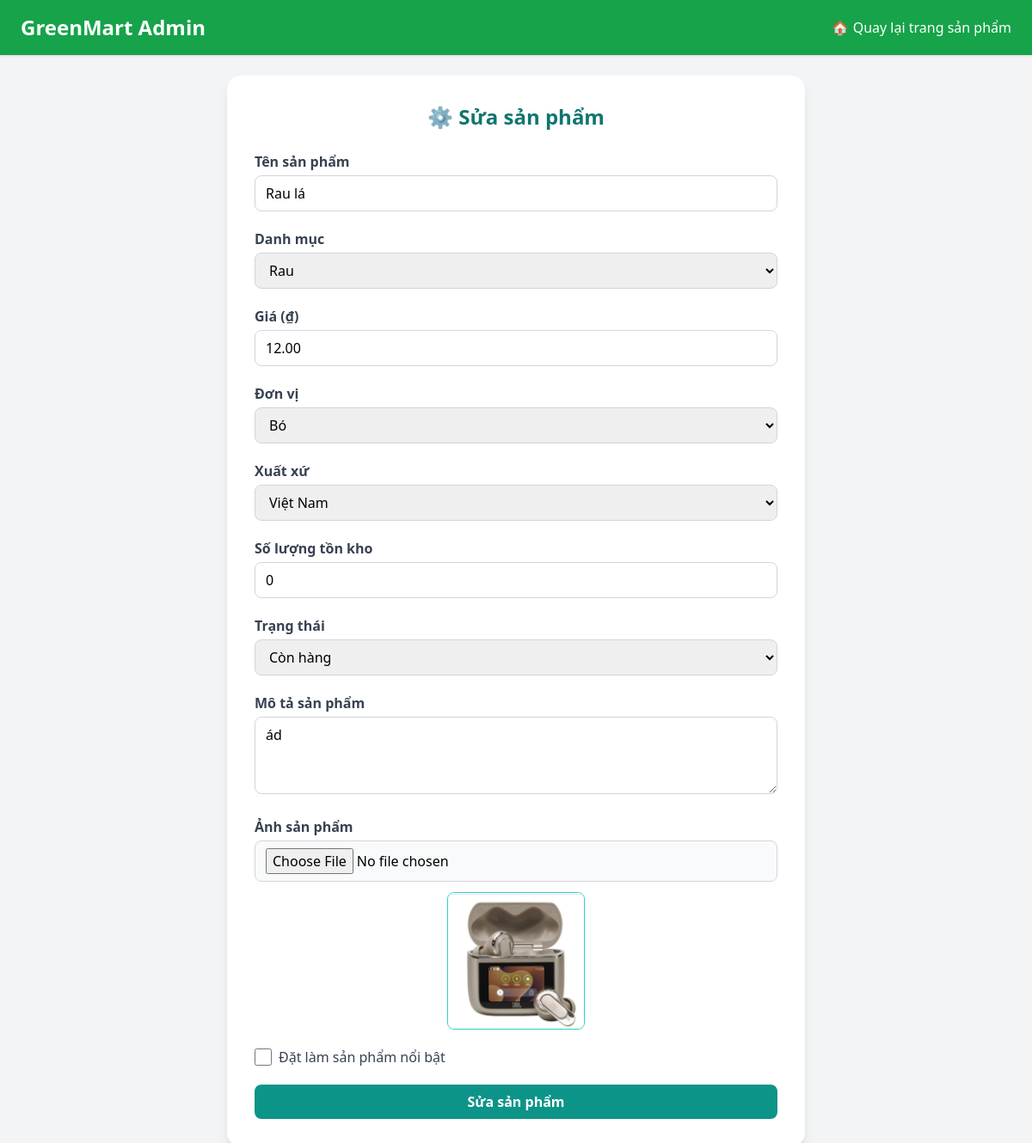
/admin_panel/editProduct/rau-la, run on the app's committed database.
### app/models.py (models this page shows, shortened)
class Product(models.Model):
    UNIT_CHOICES = [
        ("kg", "Kilogram"),
        ("gr", "Gram"),
        ("bó", "Bó"),
        ("túi", "Túi"),
        ("quả", "Quả"),
    ]
    STATUS_CHOICES = [
        ("available", "Còn hàng"),
        ("out_of_stock", "Hết hàng"),
        ("hidden", "Ẩn"),
    ]
    name = models.CharField(max_length=200)
    slug = models.SlugField(max_length=200, unique=True, blank = True)
    category = models.ForeignKey(Category, on_delete=models.CASCADE, related_name="products")
    description = models.TextField(blank=True, null=True)
    price = models.DecimalField(max_digits=10, decimal_places=2)
    unit = models.CharField(max_length=20, choices=UNIT_CHOICES, default="kg")
    stock = models.PositiveIntegerField(default=0)  # số lượng tồn kho
    status = models.CharField(max_length=20, choices=STATUS_CHOICES, default="available")
    origin = models.CharField(max_length=100, choices=Origin.choices, default=Origin.VIETNAM, blank=True, null=True)   # Việt Nam, Úc, Mỹ...
    image = models.ImageField(upload_to="products/", blank=True, null=True)
    is_featured = models.BooleanField(default=False)   # Sản phẩm nổi bật
    created_at = models.DateTimeField(auto_now_add=True)
    updated_at = models.DateTimeField(auto_now=True)
    user = models.ForeignKey(User, on_delete=models.CASCADE, blank= True, null=True)

class Category(models.Model):
    name = models.CharField(max_length=100, unique=True)   # Rau, Củ, Quả, Trái Cây, Nấm, ...
    slug = models.SlugField(max_length=100, blank=True)

### adminpanel/views.py (the view, shortened to what this page needs)
# urls.py: path("editProduct/<slug:slug>", views.edit_product, name="edit_product"),
def edit_product(request, slug):
    categories = Category.objects.all()
    product = Product.objects.get(slug = slug)
    return render(request, 'editProduct.html', {"categories": categories, "product":product})

### adminpanel/templates/editProduct.html (shortened to what this page needs)
<!DOCTYPE html>
<html lang="vi">
<head>
  <script src="https://cdn.tailwindcss.com"></script>
</head>
<body class="bg-gray-100 flex flex-col min-h-screen">
  <nav class="bg-green-600 text-white px-6 py-4 flex justify-between items-center shadow">
      <h1 class="text-2xl font-bold">GreenMart Admin</h1>
      <div class="flex items-center gap-4">
        <a href="/add_product/" class="hover:underline">🏠 Quay lại trang sản phẩm</a>
      </div>
  </nav>
  <div class="flex justify-center flex-1 items-center">
    <div class="bg-white w-full max-w-2xl rounded-2xl shadow-lg p-8 mt-6">
      <h2 class="text-2xl font-bold text-center text-teal-700 mb-6">⚙️ Sửa sản phẩm</h2>
      <form action="" method="post" id="productForm" enctype="multipart/form-data" class="space-y-5 w-full">
      <div>
        <label class="block font-semibold text-gray-700 mb-1">Tên sản phẩm</label>
        <input type="text" id="name" name="name" required
               class="w-full border border-gray-300 rounded-lg px-3 py-2 focus:ring-2 focus:ring-teal-500 focus:outline-none"
               placeholder="Tên sản phẩm..." value="{{product.name}}">
      </div>
      <div>
        <label class="block font-semibold text-gray-700 mb-1">Danh mục</label>
        <select id="category" name="category" required
                class="w-full border border-gray-300 rounded-lg px-3 py-2 focus:ring-2 focus:ring-teal-500 focus:outline-none">
          {% for cate in categories %}
          <option value="{{cate.id}}" {% if cate.id == product.category.id %}selected {%endif%} >{{cate.name}}</option>
          {% endfor %}
        </select>
      </div>
      <div>
        <label class="block font-semibold text-gray-700 mb-1">Giá (₫)</label>
        <input type="number" id="price" name="price" min="0" step="0.01" required
               class="w-full border border-gray-300 rounded-lg px-3 py-2 focus:ring-2 focus:ring-teal-500 focus:outline-none"
               placeholder="Nhập giá sản phẩm..." value="{{product.price}}">
      </div>
      <div>
        <label class="block font-semibold text-gray-700 mb-1">Đơn vị</label>
        <select id="unit" name="unit" required
                class="w-full border border-gray-300 rounded-lg px-3 py-2 focus:ring-2 focus:ring-teal-500 focus:outline-none">
          <option value="bó" {% if product.unit == "bó" %}selected{% endif %}>Bó</option>
        </select>
      </div>
      <div>
        <label class="block font-semibold text-gray-700 mb-1">Xuất xứ</label>
        <select id="origin" name="origin"
                class="w-full border border-gray-300 rounded-lg px-3 py-2 focus:ring-2 focus:ring-teal-500 focus:outline-none">
          <option value="VN" {% if product.origin == "VN" %} selected {% endif %}>Việt Nam</option>
        </select>
      </div>
      <div>
        <label class="block font-semibold text-gray-700 mb-1">Số lượng tồn kho</label>
        <input type="number" id="stock" name="stock" min="0" required
               class="w-full border border-gray-300 rounded-lg px-3 py-2 focus:ring-2 focus:ring-teal-500 focus:outline-none"
               placeholder="Nhập số lượng tồn..." value="{{product.stock}}">
      </div>
      <div>
        <label class="block font-semibold text-gray-700 mb-1">Trạng thái</label>
        <select id="status" name="status"
                class="w-full border border-gray-300 rounded-lg px-3 py-2 focus:ring-2 focus:ring-teal-500 focus:outline-none">
          <option value="available" {% if product.status == "available" %} selected {% endif %}>Còn hàng</option>
        </select>
      </div>
      <div>
        <label class="block font-semibold text-gray-700 mb-1">Mô tả sản phẩm</label>
        <textarea id="description" name="description" rows="3"
                  class="w-full border border-gray-300 rounded-lg px-3 py-2 focus:ring-2 focus:ring-teal-500 focus:outline-none"
                  placeholder="Nhập mô tả..." >{{product.description}}</textarea>
      </div>
      <div>
    <label class="block font-semibold text-gray-700 mb-1">Ảnh sản phẩm</label>
    <input type="file" id="image" name="image" accept="image/*"
           class="w-full border border-gray-300 rounded-lg px-3 py-2 bg-gray-50 focus:ring-2 focus:ring-teal-500 focus:outline-none">
    <div id="previewContainer" class="mt-3 flex justify-center">
      {% if product.image %}
        <img src="{{ product.image.url }}" id="previewImage"
        class="w-40 h-40 object-cover rounded-lg border border-teal-400 shadow-sm">
      {% else %}
        <img id="previewImage" class="hidden w-40 h-40 object-cover rounded-lg border border-teal-400 shadow-sm">
      {% endif %}
      </div>
    </div>
      <div class="flex items-center gap-2">
        <input type="checkbox" id="is_featured" name="is_featured"
               class="w-5 h-5 text-teal-600 border-gray-300 rounded focus:ring-teal-500" {% if product.is_featured %}checked {% endif %}>
        <label for="is_featured" class="font-medium text-gray-700">Đặt làm sản phẩm nổi bật</label>
      </div>
      <button type="submit"
          class="w-full bg-teal-600 text-white font-semibold py-2 rounded-lg hover:bg-teal-700 transition"  onclick="return confirm('Sửa sản phẩm này?')">
    Sửa sản phẩm
  </button>
    </form>
  </div>
</body>
</html>

### data on the page
Product: name "Rau lá", category "Rau", price "12.00", unit "Bó", origin "Việt Nam", stock "0", status "Còn hàng", description "ád", image (picture)
